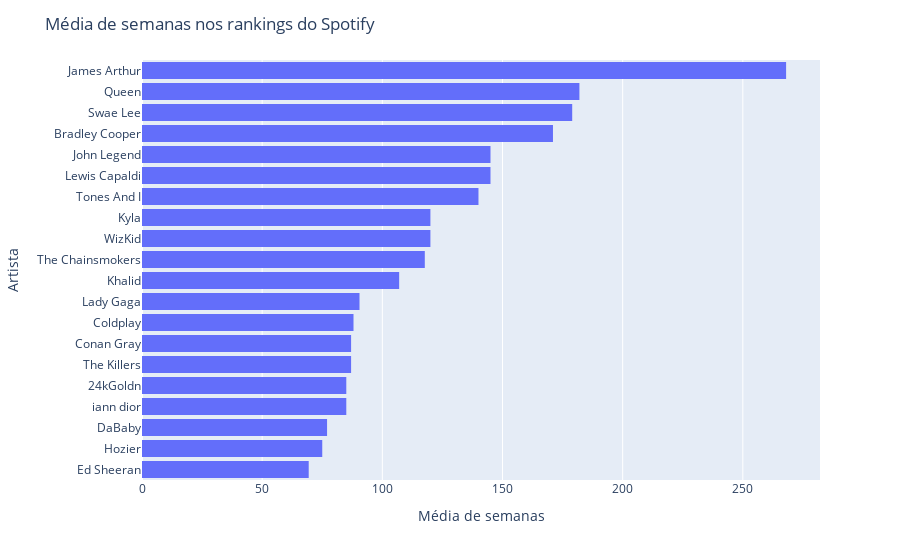

The notebook cell this image was saved under:
### Code cell
grafico2 = px.histogram(contagem2, x='weeks_on_chart', y='Artista Solo')
grafico2.update_layout(title_text='Média de semanas nos rankings do Spotify', xaxis_title_text='Média de semanas', yaxis_title_text='Artista')
grafico2.show()

### Figure 1 — Plotly figure (JSON) as saved in the notebook; plotly's stock layout.template omitted (floating-point values rounded to 4 significant figures)
{"data": [{"alignmentgroup": "True", "bingroup": "y", "histfunc": "sum", "hovertemplate": "sum of weeks_on_chart=%{x}<br>Artista Solo=%{y}<extra></extra>", "legendgroup": "", "marker": {"color": "#636efa", "pattern": {"shape": ""}}, "name": "", "offsetgroup": "", "orientation": "h", "showlegend": false, "type": "histogram", "x": [69.36, 75, 77, 85, 85, 87, 87, 88, 90.5, 107, 117.7, 120, 120, 140, 145, 145, 171, 179, 182, 268], "xaxis": "x", "y": ["Ed Sheeran", "Hozier", "DaBaby", "iann dior", "24kGoldn", "The Killers", "Conan Gray", "Coldplay", "Lady Gaga", "Khalid", "The Chainsmokers", "WizKid", "Kyla", "Tones And I", "Lewis Capaldi", "John Legend", "Bradley Cooper", "Swae Lee", "Queen", "James Arthur"], "yaxis": "y"}], "layout": {"barmode": "relative", "legend": {"tracegroupgap": 0}, "margin": {"t": 60}, "title": {"text": "Média de semanas nos rankings do Spotify"}, "xaxis": {"anchor": "y", "domain": [0, 1], "title": {"text": "Média de semanas"}}, "yaxis": {"anchor": "x", "domain": [0, 1], "title": {"text": "Artista"}}}}
